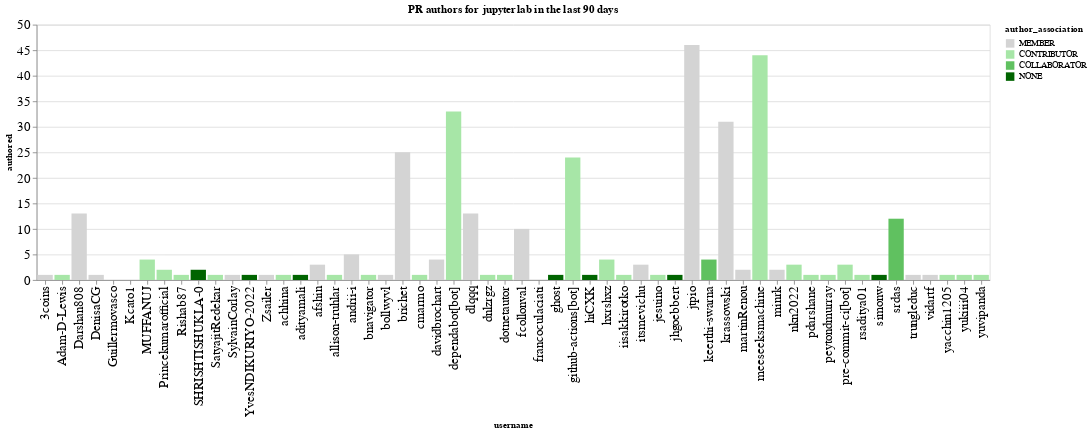

This figure's notebook cell:
### Code cell
charts = []
title = f"PR authors for {github_org} in the last {n_days} days"
this_data = merged_by_repo.replace(np.nan, 0).groupby('username', as_index=False).agg({'authored': 'sum', 'author_association': 'first'})
this_data = this_data.sort_values('authored', ascending=False)
ch = alt.Chart(data=this_data, title=title).mark_bar().encode(
    x='username',
    y='authored',
    color=alt.Color('author_association', scale=alt.Scale(domain=author_types, range=author_colors))
)
ch

### Figure 1 — Vega-Lite specification as saved in the notebook (floating-point values rounded to 4 significant figures)
{"config": {"axisLeft": {"labelFontSize": 15}, "axisBottom": {"labelFontSize": 15}}, "data": {"name": "data-c7a3c654d15df044fa7fd67742963d57"}, "mark": {"type": "bar"}, "encoding": {"color": {"field": "author_association", "scale": {"domain": ["MEMBER", "CONTRIBUTOR", "COLLABORATOR", "NONE"], "range": ["rgb(211.82745098039214, 211.82745098039214, 211.82745098039214)", "rgb(166.98562091503268, 229.89803921568628, 166.98562091503268)", "rgb(96.37647058823529, 192.75294117647059, 96.37647058823529)", "rgb(0.0, 100.3921568627451, 0.0)"]}, "type": "nominal"}, "x": {"field": "username", "type": "nominal"}, "y": {"field": "authored", "type": "quantitative"}}, "title": "PR authors for jupyterlab in the last 90 days", "$schema": "https://vega.github.io/schema/vega-lite/v5.20.1.json", "datasets": {"data-c7a3c654d15df044fa7fd67742963d57": [{"username": "jtpio", "authored": 46, "author_association": "MEMBER"}, {"username": "meeseeksmachine", "authored": 44, "author_association": "CONTRIBUTOR"}, {"username": "dependabot[bot]", "authored": 33, "author_association": "CONTRIBUTOR"}, {"username": "krassowski", "authored": 31, "author_association": "MEMBER"}, {"username": "brichet", "authored": 25, "author_association": "MEMBER"}, {"username": "github-actions[bot]", "authored": 24, "author_association": "CONTRIBUTOR"}, {"username": "Darshan808", "authored": 13, "author_association": "MEMBER"}, {"username": "dlqqq", "authored": 13, "author_association": "MEMBER"}, {"username": "srdas", "authored": 12, "author_association": "COLLABORATOR"}, {"username": "fcollonval", "authored": 10, "author_association": "MEMBER"}, {"username": "andrii-i", "authored": 5, "author_association": "MEMBER"}, {"username": "keerthi-swarna", "authored": 4, "author_association": "COLLABORATOR"}, {"username": "davidbrochart", "authored": 4, "author_association": "MEMBER"}, {"username": "hxrshxz", "authored": 4, "author_association": "CONTRIBUTOR"}, {"username": "MUFFANUJ", "authored": 4, "author_association": "CONTRIBUTOR"}, {"username": "nkn2022", "authored": 3, "author_association": "CONTRIBUTOR"}, {"username": "afshin", "authored": 3, "author_association": "MEMBER"}, {"username": "itsmevichu", "authored": 3, "author_association": "MEMBER"}, {"username": "pre-commit-ci[bot]", "authored": 3, "author_association": "CONTRIBUTOR"}, {"username": "minrk", "authored": 2, "author_association": "MEMBER"}, {"username": "martinRenou", "authored": 2, "author_association": "MEMBER"}, {"username": "SHRISHTISHUKLA-0", "authored": 2, "author_association": "NONE"}, {"username": "Princekumarofficial", "authored": 2, "author_association": "CONTRIBUTOR"}, {"username": "yacchin1205", "authored": 1, "author_association": "CONTRIBUTOR"}, {"username": "yukiiii04", "authored": 1, "author_association": "CONTRIBUTOR"}, {"username": "jesuino", "authored": 1, "author_association": "CONTRIBUTOR"}, {"username": "jhgoebbert", "authored": 1, "author_association": "NONE"}, {"username": "peytondmurray", "authored": 1, "author_association": "CONTRIBUTOR"}, {"username": "vidartf", "authored": 1, "author_association": "MEMBER"}, {"username": "pdarshane", "authored": 1, "author_association": "CONTRIBUTOR"}, {"username": "simonw", "authored": 1, "author_association": "NONE"}, {"username": "rsaditya01", "authored": 1, "author_association": "CONTRIBUTOR"}, {"username": "iisakkirotko", "authored": 1, "author_association": "CONTRIBUTOR"}, {"username": "trungleduc", "authored": 1, "author_association": "MEMBER"}, {"username": "3coins", "authored": 1, "author_association": "MEMBER"}, {"username": "hiCXK", "authored": 1, "author_association": "NONE"}, {"username": "achhina", "authored": 1, "author_association": "CONTRIBUTOR"}, {"username": "DenisaCG", "authored": 1, "author_association": "MEMBER"}, {"username": "Guillermovasco", "authored": 1, "author_association": "FIRST_TIMER"}, {"username": "Kcato1", "authored": 1, "author_association": "FIRST_TIMER"}, {"username": "Rishab87", "authored": 1, "author_association": "CONTRIBUTOR"}, {"username": "SatyajitRedekar", "authored": 1, "author_association": "CONTRIBUTOR"}, {"username": "SylvainCorlay", "authored": 1, "author_association": "MEMBER"}, {"username": "YvesNDIKURIYO-2022", "authored": 1, "author_association": "NONE"}, {"username": "Zsailer", "authored": 1, "author_association": "MEMBER"}, {"username": "adityamali", "authored": 1, "author_association": "NONE"}, {"username": "ghost", "authored": 1, "author_association": "NONE"}, {"username": "allison-truhlar", "authored": 1, "author_association": "CONTRIBUTOR"}, {"username": "bnavigator", "authored": 1, "author_association": "CONTRIBUTOR"}, {"username": "bollwyvl", "authored": 1, "author_association": "MEMBER"}, {"username": "cmarmo", "authored": 1, "author_association": "CONTRIBUTOR"}, {"username": "dnlzrgz", "authored": 1, "author_association": "CONTRIBUTOR"}, {"username": "dotnetautor", "authored": 1, "author_association": "CONTRIBUTOR"}, {"username": "Adam-D-Lewis", "authored": 1, "author_association": "CONTRIBUTOR"}, {"username": "francoculaciati", "authored": 1, "author_association": "FIRST_TIME_CONTRIBUTOR"}, {"username": "yuvipanda", "authored": 1, "author_association": "CONTRIBUTOR"}]}}
